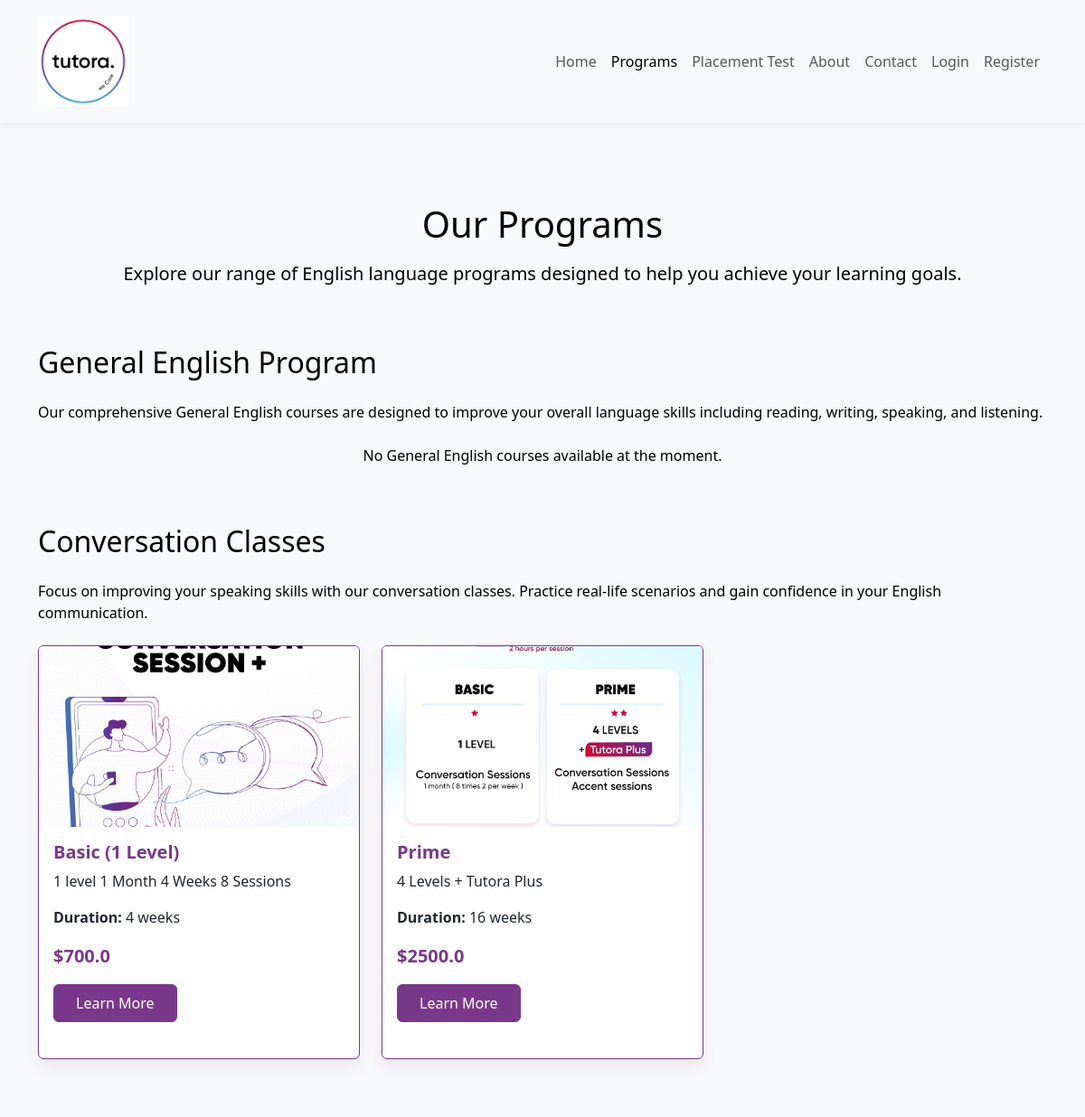
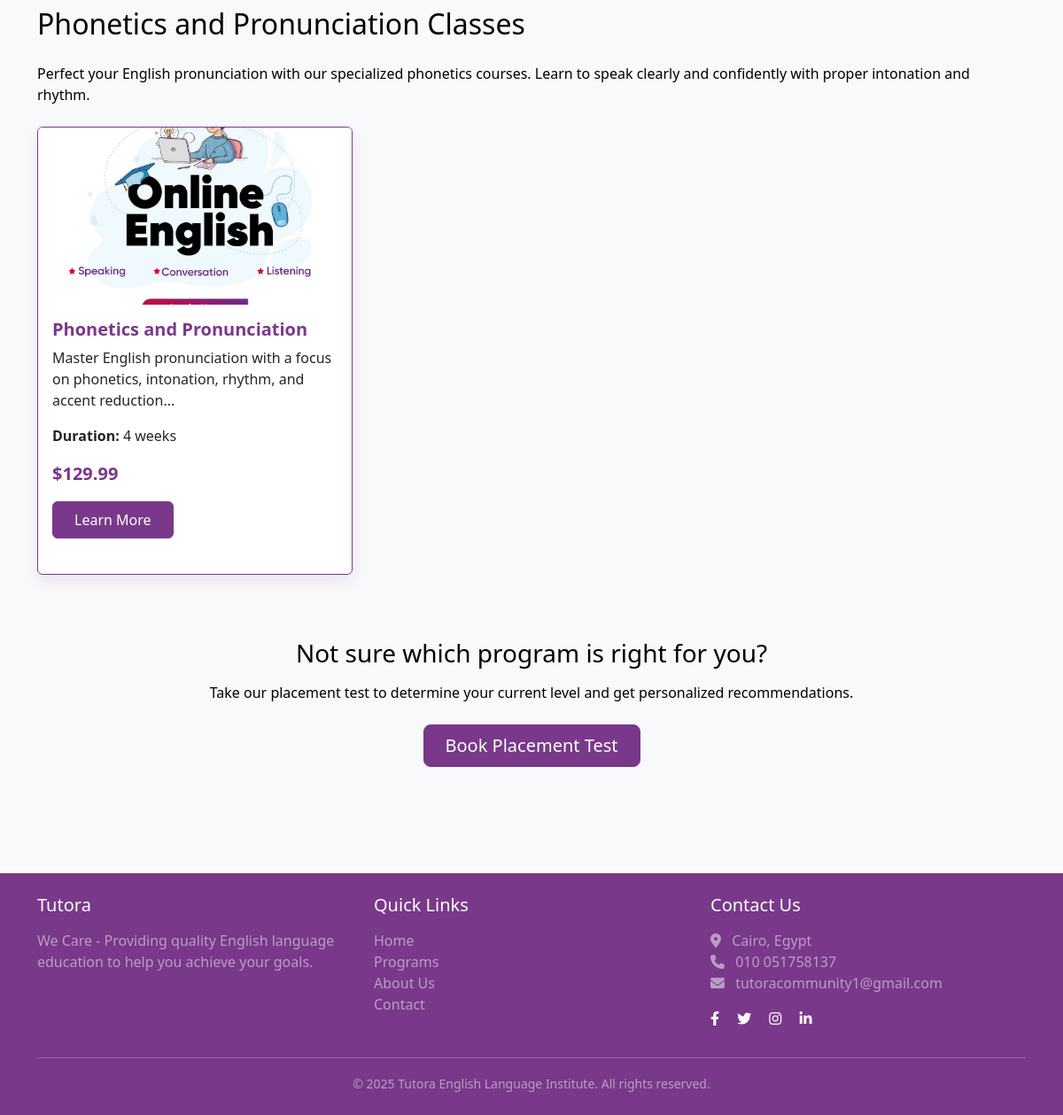
Page /programs on the committed database (2 pictures, top to bottom).
### app/models/course.py (models this page shows, shortened)
class Course(db.Model):
    id = db.Column(db.Integer, primary_key=True)
    title = db.Column(db.String(120), nullable=False)
    description = db.Column(db.Text)
    category = db.Column(db.String(64), index=True)  # General English, Conversation, Phonetics
    image_url = db.Column(db.String(256))
    duration = db.Column(db.String(64))  # e.g., "8 weeks"
    price = db.Column(db.Float)
    is_active = db.Column(db.Boolean, default=True)
    created_at = db.Column(db.DateTime, default=datetime.utcnow)
    updated_at = db.Column(db.DateTime, default=datetime.utcnow, onupdate=datetime.utcnow)
    enrollments = db.relationship('CourseEnrollment', backref='course', lazy='dynamic')

### app/routes/main.py (the view)
@bp.route('/programs')
def programs():
    try:
        general_english = Course.query.filter_by(category='General English', is_active=True).all()
        conversation = Course.query.filter_by(category='Conversation', is_active=True).all()
        phonetics = Course.query.filter_by(category='Phonetics', is_active=True).all()
    except Exception:
        general_english = []
        conversation = []
        phonetics = []
    return render_template('main/programs.html',
                          title='Our Programs',
                          general_english=general_english,
                          conversation=conversation,
                          phonetics=phonetics)

### app/templates/main/programs.html
{% extends 'base.html' %}
{% block content %}
<div class="container py-5">
    <div class="row mb-5">
        <div class="col-12">
            <h1 class="text-center mb-3">Our Programs</h1>
            <p class="text-center lead">Explore our range of English language programs designed to help you achieve your learning goals.</p>
        </div>
    </div>
    <div class="row mb-5">
        <div class="col-12">
            <h2 class="mb-4">General English Program</h2>
            <p class="mb-4">Our comprehensive General English courses are designed to improve your overall language skills including reading, writing, speaking, and listening.</p>
        </div>
        {% if general_english %}
            {% for course in general_english %}
                <div class="col-md-4 mb-4">
                    <div class="card h-100">
                        {% if course.image_url %}
                            <img src="{{ course.image_url }}" class="card-img-top" alt="{{ course.title }}">
                        {% else %}
                            <img src="{{ url_for('static', filename='images/course-placeholder.jpg') }}" class="card-img-top" alt="{{ course.title }}">
                        {% endif %}
                        <div class="card-body">
                            <h5 class="card-title">{{ course.title }}</h5>
                            <p class="card-text">{{ course.description|truncate(100) }}</p>
                            <p><strong>Duration:</strong> {{ course.duration }}</p>
                            <p class="card-price mb-3">${{ course.price }}</p>
                            <a href="{{ url_for('courses.detail', id=course.id) }}" class="btn btn-primary">Learn More</a>
                        </div>
                    </div>
                </div>
            {% endfor %}
        {% else %}
            <div class="col-12">
                <p class="text-center">No General English courses available at the moment.</p>
            </div>
        {% endif %}
    </div>
    <div class="row mb-5">
        <div class="col-12">
            <h2 class="mb-4">Conversation Classes</h2>
            <p class="mb-4">Focus on improving your speaking skills with our conversation classes. Practice real-life scenarios and gain confidence in your English communication.</p>
        </div>
        {% if conversation %}
            {% for course in conversation %}
                <div class="col-md-4 mb-4">
                    <div class="card h-100">
                        {% if course.image_url %}
                            <img src="{{ course.image_url }}" class="card-img-top" alt="{{ course.title }}">
                        {% else %}
                            <img src="{{ url_for('static', filename='images/course-placeholder.jpg') }}" class="card-img-top" alt="{{ course.title }}">
                        {% endif %}
                        <div class="card-body">
                            <h5 class="card-title">{{ course.title }}</h5>
                            <p class="card-text">{{ course.description|truncate(100) }}</p>
                            <p><strong>Duration:</strong> {{ course.duration }}</p>
                            <p class="card-price mb-3">${{ course.price }}</p>
                            <a href="{{ url_for('courses.detail', id=course.id) }}" class="btn btn-primary">Learn More</a>
                        </div>
                    </div>
                </div>
            {% endfor %}
        {% else %}
            <div class="col-12">
                <p class="text-center">No Conversation courses available at the moment.</p>
            </div>
        {% endif %}
    </div>
    <div class="row mb-5">
        <div class="col-12">
            <h2 class="mb-4">Phonetics and Pronunciation Classes</h2>
            <p class="mb-4">Perfect your English pronunciation with our specialized phonetics courses. Learn to speak clearly and confidently with proper intonation and rhythm.</p>
        </div>
        {% if phonetics %}
            {% for course in phonetics %}
                <div class="col-md-4 mb-4">
                    <div class="card h-100">
                        {% if course.image_url %}
                            <img src="{{ course.image_url }}" class="card-img-top" alt="{{ course.title }}">
                        {% else %}
                            <img src="{{ url_for('static', filename='images/course-placeholder.jpg') }}" class="card-img-top" alt="{{ course.title }}">
                        {% endif %}
                        <div class="card-body">
                            <h5 class="card-title">{{ course.title }}</h5>
                            <p class="card-text">{{ course.description|truncate(100) }}</p>
                            <p><strong>Duration:</strong> {{ course.duration }}</p>
                            <p class="card-price mb-3">${{ course.price }}</p>
                            <a href="{{ url_for('courses.detail', id=course.id) }}" class="btn btn-primary">Learn More</a>
                        </div>
                    </div>
                </div>
            {% endfor %}
        {% else %}
            <div class="col-12">
                <p class="text-center">No Phonetics courses available at the moment.</p>
            </div>
        {% endif %}
    </div>
    <div class="row">
        <div class="col-12 text-center">
            <h3 class="mb-3">Not sure which program is right for you?</h3>
            <p class="mb-4">Take our placement test to determine your current level and get personalized recommendations.</p>
            <a href="{{ url_for('bookings.book_placement_test') }}" class="btn btn-primary btn-lg">Book Placement Test</a>
        </div>
    </div>
</div>
{% endblock %}

### app/static/css/style.css (style rules this page uses)
body { font-family: 'Segoe UI', Tahoma, Geneva, Verdana, sans-serif; color: #000000; background-color: #f8f9fa; }
.card { border: 1px solid #79388a; box-shadow: 0 0.5rem 1rem rgba(121, 56, 138, 0.1); transition: transform 0.3s; margin-bottom: 1.5rem; }
.card-img-top { height: 200px; object-fit: cover; }
.card-title { color: #79388a; font-weight: 600; }
.card-price { font-size: 1.25rem; font-weight: 700; color: #79388a; }
.btn-primary { padding: 0.5rem 1.5rem; background-color: #79388a; border-color: #79388a; }

### rows in the picture
Course: image_url (picture), title "Basic (1 Level)", description "1 level 1 Month 4 Weeks 8 Sessions", duration "4 weeks", price "700.0"
Course: image_url (picture), title "Prime", description "4 Levels + Tutora Plus", duration "16 weeks", price "2500.0"
Course: image_url (placeholder picture), title "Phonetics and Pronunciation", description "Master English pronunciation with a focus on phonetics, intonation, rhythm, and accent reduction...", duration "4 weeks", price "129.99"
